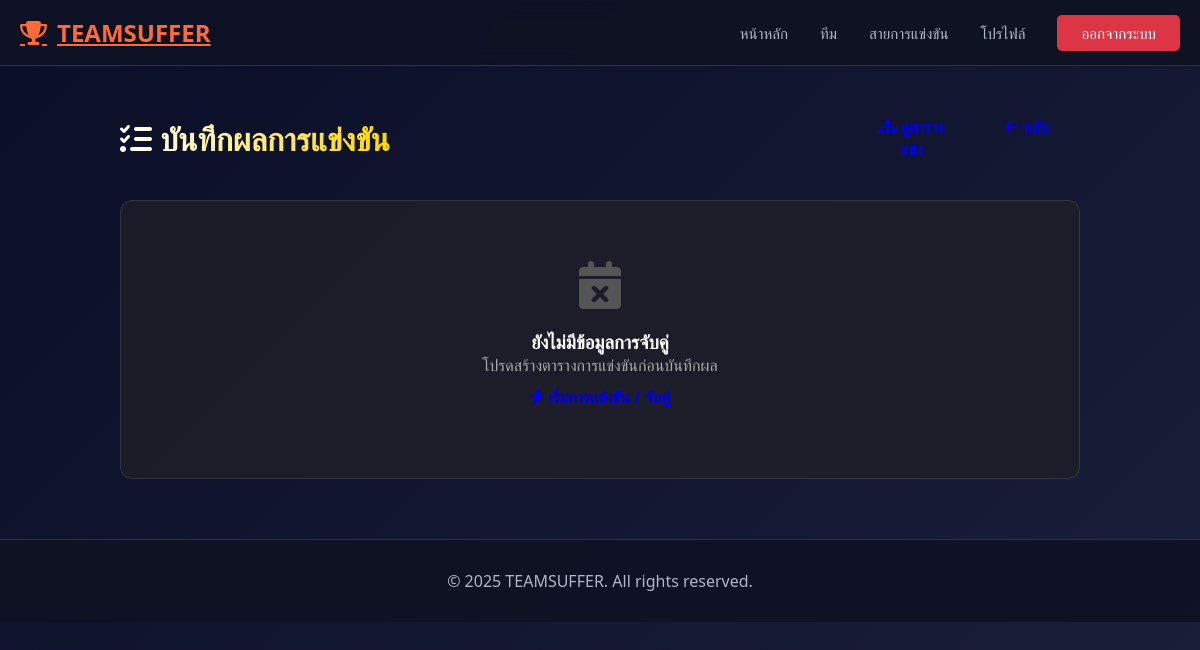
Before: /tournaments/2/manage/ (signed in) with the older database file.
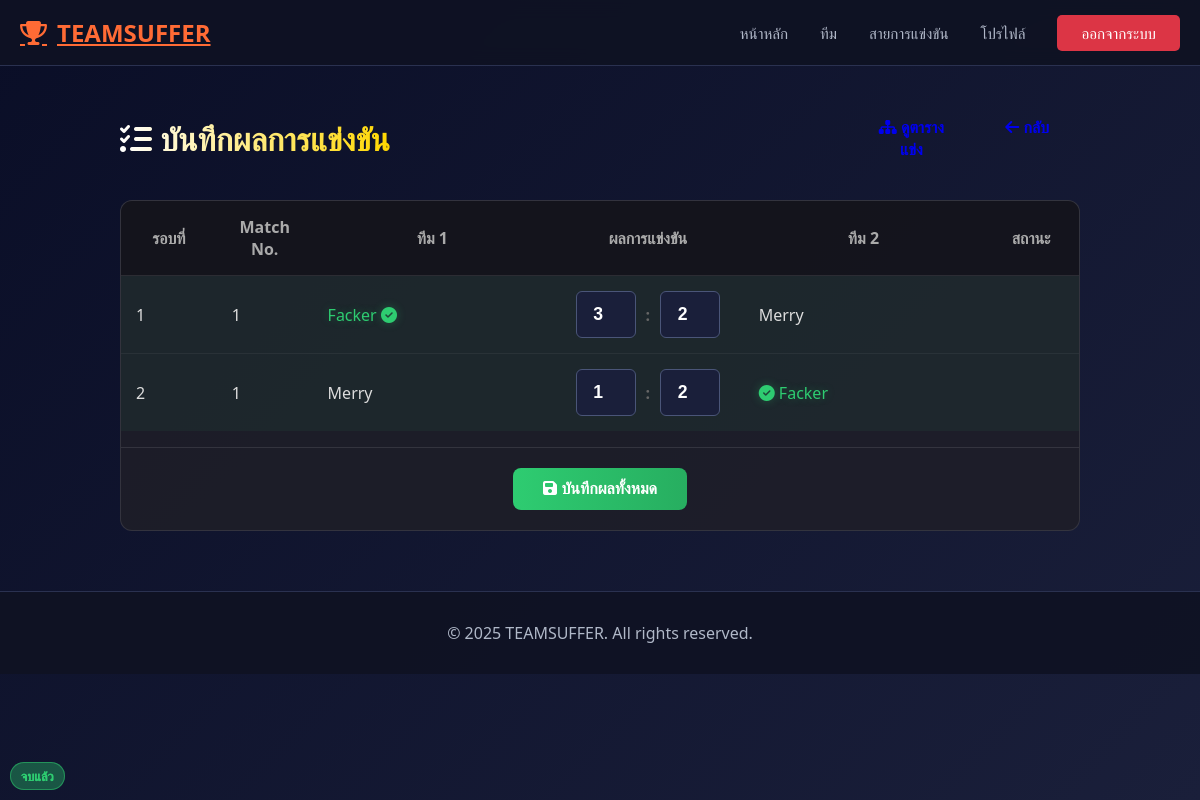
After: the same page with the newer database file.
### tournaments/models.py (models this page shows, shortened)
class Match(models.Model):
    tournament = models.ForeignKey(
        Tournament,
        on_delete=models.CASCADE,
        related_name='matches'
    )
    round_no = models.IntegerField()   # รอบที่เท่าไหร่ เช่น รอบแรก, รอบสอง
    match_no = models.IntegerField()   # ลำดับแมตช์ในรอบนั้น
    team1 = models.ForeignKey(
        Team,
        on_delete=models.CASCADE,
        related_name='matches_as_team1',
        null=True, blank=True
    )
    team2 = models.ForeignKey(
        Team,
        on_delete=models.CASCADE,
        related_name='matches_as_team2',
        null=True, blank=True
    )
    scheduled_at = models.DateTimeField()
    status = models.CharField(
        max_length=20,
        default='scheduled'
    )

class MatchResult(models.Model):
    match = models.OneToOneField(
        Match,
        on_delete=models.CASCADE,
        related_name='result'
    )
    winner_team = models.ForeignKey(
        Team,
        on_delete=models.CASCADE,
        related_name='wins'
    )
    team1_score = models.IntegerField()
    team2_score = models.IntegerField()
    reported_by = models.ForeignKey(
        settings.AUTH_USER_MODEL,
        on_delete=models.SET_NULL,
        null=True,
        related_name='reported_results'
    )
    reported_at = models.DateTimeField(auto_now_add=True)
    verified_by = models.ForeignKey(
        settings.AUTH_USER_MODEL,
        on_delete=models.SET_NULL,
        null=True,
        blank=True,
        related_name='verified_results'
    )
    verified_at = models.DateTimeField(null=True, blank=True)

### teams/models.py (models this page shows, shortened)
class Team(models.Model):
    name = models.CharField(max_length=100)
    description = models.TextField(blank=True)
    logo = models.ImageField(upload_to='teams/logos/', blank=True, null=True)
    logo_url = models.URLField(blank=True)
    join_code = models.CharField(max_length=32, blank=True, null=True)
    created_by = models.ForeignKey(
        settings.AUTH_USER_MODEL,        # ใช้ User ของ Django
        on_delete=models.CASCADE,        # ถ้าลบ user นี้ ทีมที่สร้างโดย user นี้จะถูกลบด้วย
        related_name='teams_created'     # ใช้เข้าถึงจาก user.teams_created
    )
    STATUS_CHOICES = [
        ('active', 'Active'),
        ('disbanded', 'Disbanded'),
        ('pending', 'Pending'),
    ]
    status = models.CharField(
        max_length=20,
        choices=STATUS_CHOICES,
        default='active',
    )
    game = models.ForeignKey(
        'tournaments.Game',
        on_delete=models.SET_NULL,
        null=True,
        blank=True,
        related_name='teams'
    )
    created_at = models.DateTimeField(auto_now_add=True)  # เซ็ตตอนสร้างครั้งแรก
    updated_at = models.DateTimeField(auto_now=True)      # อัปเดตทุกครั้งที่ save()

### tournaments/views.py (the view, shortened to what this page needs)
# urls.py: path('tournaments/<int:pk>/manage/', tournaments_views.manage_matches_view, name='manage_matches'),
@login_required
def manage_matches_view(request, pk):
    tournament = get_object_or_404(Tournament, pk=pk)
    if not is_tournament_admin(request.user, tournament):
        messages.error(request, "คุณไม่มีสิทธิ์จัดการผลการแข่งขันนี้")
        return redirect('tournament_detail', pk=pk)
    matches = Match.objects.filter(tournament=tournament).order_by('round_no', 'match_no').select_related('team1', 'team2', 'result')
    return render(request, 'tournaments/manage_matches.html', {'tournament': tournament, 'matches': matches})

### tournaments/views.py (called while the page is built)
def is_tournament_admin(user, tournament=None):
    if not user.is_authenticated:
        return False
    if user.is_superuser or user.is_staff:
        return True
    if hasattr(user, 'profile') and user.profile.role == 'tournament_admin':
        return True
    if tournament and tournament.created_by_id == user.id:
        return True
    return False

### templates/tournaments/manage_matches.html (shortened to what the changed rows need)
{% extends 'base.html' %}
{% load static %}
{% block content %}
<div class="admin-page-container">
    <div class="admin-header">
        <h2><i class="fas fa-tasks"></i> บันทึกผลการแข่งขัน</h2>
    </div>
    <div class="match-admin-card">
        {% if matches %}
        <form method="post" action="">
            <div class="table-responsive">
                <table class="table-custom">
                    <thead>
                        <tr>
                            <th width="10%">รอบที่</th>
                            <th width="10%">Match No.</th>
                            <th class="text-end">ทีม 1</th>
                            <th width="20%">ผลการแข่งขัน</th>
                            <th class="text-start">ทีม 2</th>
                            <th width="15%">สถานะ</th>
                        </tr>
                    </thead>
                    <tbody>
                        {% for match in matches %}
                        <tr style="{% if match.status == 'finished' %}background: rgba(46, 204, 113, 0.05);{% endif %}">
                            <td class="text-center">{{ match.round_no }}</td>
                            <td class="text-center">{{ match.match_no }}</td>
                            <td class="text-end team-name-col">
                                {% if match.team1 %}
                                <span
                                    style="{% if match.result.winner_team == match.team1 %}color: #2ecc71; text-shadow: 0 0 10px rgba(46, 204, 113, 0.3);{% endif %}">
                                    {{ match.team1.name }}
                                    {% if match.result.winner_team == match.team1 %}<i
                                        class="fas fa-check-circle ms-1"></i>{% endif %}
                                </span>
                                {% else %}
                                <span class="text-muted fst-italic">รอคู่แข่ง</span>
                                {% endif %}
                            </td>
                            <td>
                                <div class="team-input-group">
                                    {% if match.team1 and match.team2 %}
                                    <input type="number" name="score_{{ match.id }}_team1"
                                        value="{{ match.result.team1_score|default:0 }}" class="score-input" min="0">
                                    <span style="font-weight: bold; color: #666;">:</span>
                                    <input type="number" name="score_{{ match.id }}_team2"
                                        value="{{ match.result.team2_score|default:0 }}" class="score-input" min="0">
                                    {% else %}
                                    <span class="text-muted">-</span>
                                    {% endif %}
                                </div>
                            </td>
                            <td class="text-start team-name-col">
                                {% if match.team2 %}
                                <span
                                    style="{% if match.result.winner_team == match.team2 %}color: #2ecc71; text-shadow: 0 0 10px rgba(46, 204, 113, 0.3);{% endif %}">
                                    {% if match.result.winner_team == match.team2 %}<i
                                        class="fas fa-check-circle me-1"></i>{% endif %}
                                    {{ match.team2.name }}
                                </span>
                                {% else %}
                                <span class="text-muted fst-italic">รอคู่แข่ง</span>
                                {% endif %}
                            </td>
                            <td class="text-center">
                                {% if match.result %}
                                <span class="status-badge status-finished">จบแล้ว</span>
                                {% else %}
                                <span class="status-badge status-scheduled">รอผล</span>
                                {% endif %}
                            </td>
                        </tr>
                        {% endfor %}
                    </tbody>
                </table>
            </div>
            <div style="padding: 20px; text-align: center; border-top: 1px solid rgba(255,255,255,0.1);">
                <button type="submit" class="btn-save-all">
                    <i class="fas fa-save me-2"></i> บันทึกผลทั้งหมด
                </button>
            </div>
        </form>
        {% else %}
        <div style="padding: 60px 20px; text-align: center;">
            <i class="fas fa-calendar-times" style="font-size: 3rem; color: #555; margin-bottom: 20px;"></i>
            <h3 style="color: #fff;">ยังไม่มีข้อมูลการจับคู่</h3>
            <p style="color: #aaa;">โปรดสร้างตารางการแข่งขันก่อนบันทึกผล</p>
            <a href="{% url 'tournament_start' tournament.pk %}" class="btn btn-warning mt-3">
                <i class="fas fa-bolt"></i> เริ่มการแข่งขัน / จับคู่
            </a>
        </div>
        {% endif %}
    </div>
</div>
{% endblock %}

Changed rows visible on the page:
added Match: round_no "1", match_no "1", team1.name "Facker", result.team1_score "3", result.team2_score "2", team2.name "Merry", shows "จบแล้ว"
added Match: round_no "2", match_no "1", team1.name "Merry", result.team1_score "1", result.team2_score "2", team2.name "Facker", shows "จบแล้ว"
Other visible differences:
text no longer shown: "ยังไม่มีข้อมูลการจับคู่ โปรดสร้างตารางการแข่งขันก่อนบันทึกผล"
text now shown: "รอบที่ Match No. ทีม 1 ผลการแข่งขัน ทีม 2 สถานะ บันทึกผลทั้งหมด"
